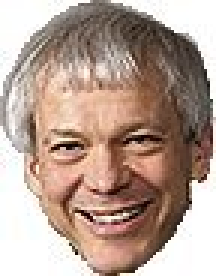
//> input picture Project/Yoder.png, 72 x 92 px, given in place of the camera (shown 3 times larger)
$ ./boneCV   (built with g++ and OpenCV 4)
//> lines starting //> are read from the running program, lines starting //| are printed output that depends on the picture
// [10 lines of licence text are left out]

#include<iostream>
#include<fstream>
#include<opencv2/opencv.hpp>
#include "opencv2/objdetect/objdetect.hpp"
#include "opencv2/highgui/highgui.hpp"
#include "opencv2/imgproc/imgproc.hpp"
#include <stdio.h>
using namespace std;
using namespace cv;

 /** Function Headers */
 void detectAndDisplay( Mat frame );

/** Global variables */
 String face_cascade_name = "haarcascade_frontalface_alt.xml";
 String eyes_cascade_name = "haarcascade_eye_tree_eyeglasses.xml";
 CascadeClassifier face_cascade;
 CascadeClassifier eyes_cascade;
 string window_name = "Capture - Face detection";
 RNG rng(12345);

int main()
{
    VideoCapture capture(0);
    capture.set(CV_CAP_PROP_FRAME_WIDTH,320);
    capture.set(CV_CAP_PROP_FRAME_HEIGHT,240);

    //-- 1. Load the cascades
   if( !face_cascade.load( face_cascade_name ) ){ printf("--(!)Error loading face\n"); return -1; };
   if( !eyes_cascade.load( eyes_cascade_name ) ){ printf("--(!)Error loading eyes\n"); return -1; };

    if(!capture.isOpened()){
	    cout << "Failed to connect to the camera." << endl;
    }
    // Taking a picture
    Mat frame, edges;
    capture >> frame;
//> frame is the input picture: 92 rows x 72 cols, CV_8UC3; mean B, G, R 147, 159.2, 181.9
    if(frame.empty()){
		cout << "Failed to capture an image" << endl;
		return -1;
    }
    detectAndDisplay( frame );
    cvtColor(frame, edges, CV_BGR2GRAY);
    Canny(edges, edges, 0, 30, 3);
    imwrite("edges.png", edges);
    imwrite("capture.png", frame);
    return 0;
}

/** @function detectAndDisplay */
void detectAndDisplay( Mat frame )
{
  ofstream faceValues;
  std::vector<Rect> faces;
  Mat frame_gray;

  cvtColor( frame, frame_gray, CV_BGR2GRAY );
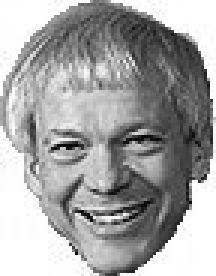
//> frame_gray: 92 rows x 72 cols, CV_8UC1 (shown 3 times larger); min 4, max 255, mean 164.6
  equalizeHist( frame_gray, frame_gray );
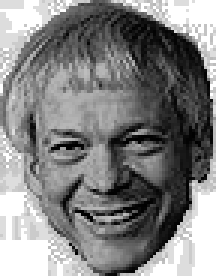
//> frame_gray: 92 rows x 72 cols, CV_8UC1 (shown 3 times larger); min 0, max 255, mean 130.8

  //-- Detect faces
  face_cascade.detectMultiScale( frame_gray, faces, 1.1, 2, 0|CV_HAAR_SCALE_IMAGE, Size(30, 30) );
//> faces = 1 Rect (x, y, width, height): [8, 27, 55, 55]
  faceValues.open("faceValues.txt");
  for( size_t i = 0; i < faces.size(); i++ )
  {
      //save to a file
    faceValues << faces[i].x << endl;
    faceValues << faces[i].y << endl;
    faceValues << faces[i].width << endl;
    faceValues <<faces[i].height<<endl;

  }
//> this loop made 1 pass
//> in main, `Canny(edges, edges, 0, 30, 3);`:
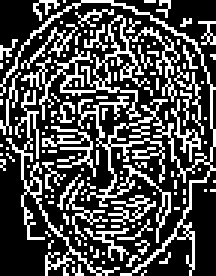
//> edges: 92 rows x 72 cols, CV_8UC1 (shown 3 times larger); 29.9% white in thin lines or dots
  faceValues.close();
  //-- Show what you got
  imwrite( "face.png", frame );
 }
